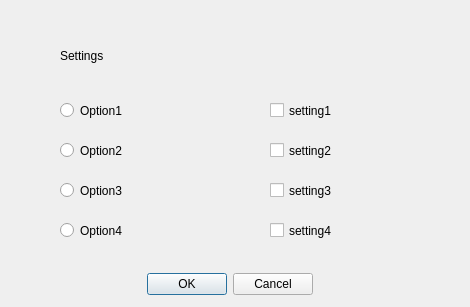
   <widget class="QWidget" name="setting">
    <property name="styleSheet">
     <string notr="true">QWidget#setting {background-image: url(Images/widget.png) }</string>
    </property>
    <widget class="QLabel" name="label_8">
     <property name="geometry">
      <rect>
       <x>60</x>
       <y>30</y>
       <width>191</width>
       <height>51</height>
      </rect>
     </property>
     <property name="styleSheet">
      <string notr="true">font: 15pt &quot;MS Shell Dlg 2&quot;;</string>
     </property>
     <property name="text">
      <string>Settings</string>
     </property>
    </widget>
    <widget class="QRadioButton" name="radioButton">
     <property name="geometry">
      <rect>
       <x>60</x>
       <y>100</y>
       <width>191</width>
       <height>21</height>
      </rect>
     </property>
     <property name="text">
      <string>Option1</string>
     </property>
    </widget>
    <widget class="QRadioButton" name="radioButton_2">
     <property name="geometry">
      <rect>
       <x>60</x>
       <y>140</y>
       <width>191</width>
       <height>21</height>
      </rect>
     </property>
     <property name="text">
      <string>Option2</string>
     </property>
    </widget>
    <widget class="QRadioButton" name="radioButton_3">
     <property name="geometry">
      <rect>
       <x>60</x>
       <y>180</y>
       <width>191</width>
       <height>21</height>
      </rect>
     </property>
     <property name="text">
      <string>Option3</string>
     </property>
    </widget>
    <widget class="QRadioButton" name="radioButton_4">
     <property name="geometry">
      <rect>
       <x>60</x>
       <y>220</y>
       <width>191</width>
       <height>21</height>
      </rect>
     </property>
     <property name="text">
      <string>Option4</string>
     </property>
    </widget>
    <widget class="QCheckBox" name="checkBox">
     <property name="geometry">
      <rect>
       <x>270</x>
       <y>100</y>
       <width>191</width>
       <height>21</height>
      </rect>
     </property>
     <property name="text">
      <string>setting1</string>
     </property>
    </widget>
    <widget class="QCheckBox" name="checkBox_2">
     <property name="geometry">
      <rect>
       <x>270</x>
       <y>140</y>
       <width>191</width>
       <height>21</height>
      </rect>
     </property>
     <property name="text">
      <string>setting2</string>
     </property>
    </widget>
    <widget class="QCheckBox" name="checkBox_3">
     <property name="geometry">
      <rect>
       <x>270</x>
       <y>180</y>
       <width>191</width>
       <height>21</height>
      </rect>
     </property>
     <property name="text">
      <string>setting3</string>
     </property>
    </widget>
    <widget class="QCheckBox" name="checkBox_4">
     <property name="geometry">
      <rect>
       <x>270</x>
       <y>220</y>
       <width>191</width>
       <height>21</height>
      </rect>
     </property>
     <property name="text">
      <string>setting4</string>
     </property>
    </widget>
    <widget class="QDialogButtonBox" name="buttonBox">
     <property name="geometry">
      <rect>
       <x>120</x>
       <y>270</y>
       <width>193</width>
       <height>28</height>
      </rect>
     </property>
     <property name="standardButtons">
      <set>QDialogButtonBox::Cancel|QDialogButtonBox::Ok</set>
     </property>
    </widget>
   </widget>
